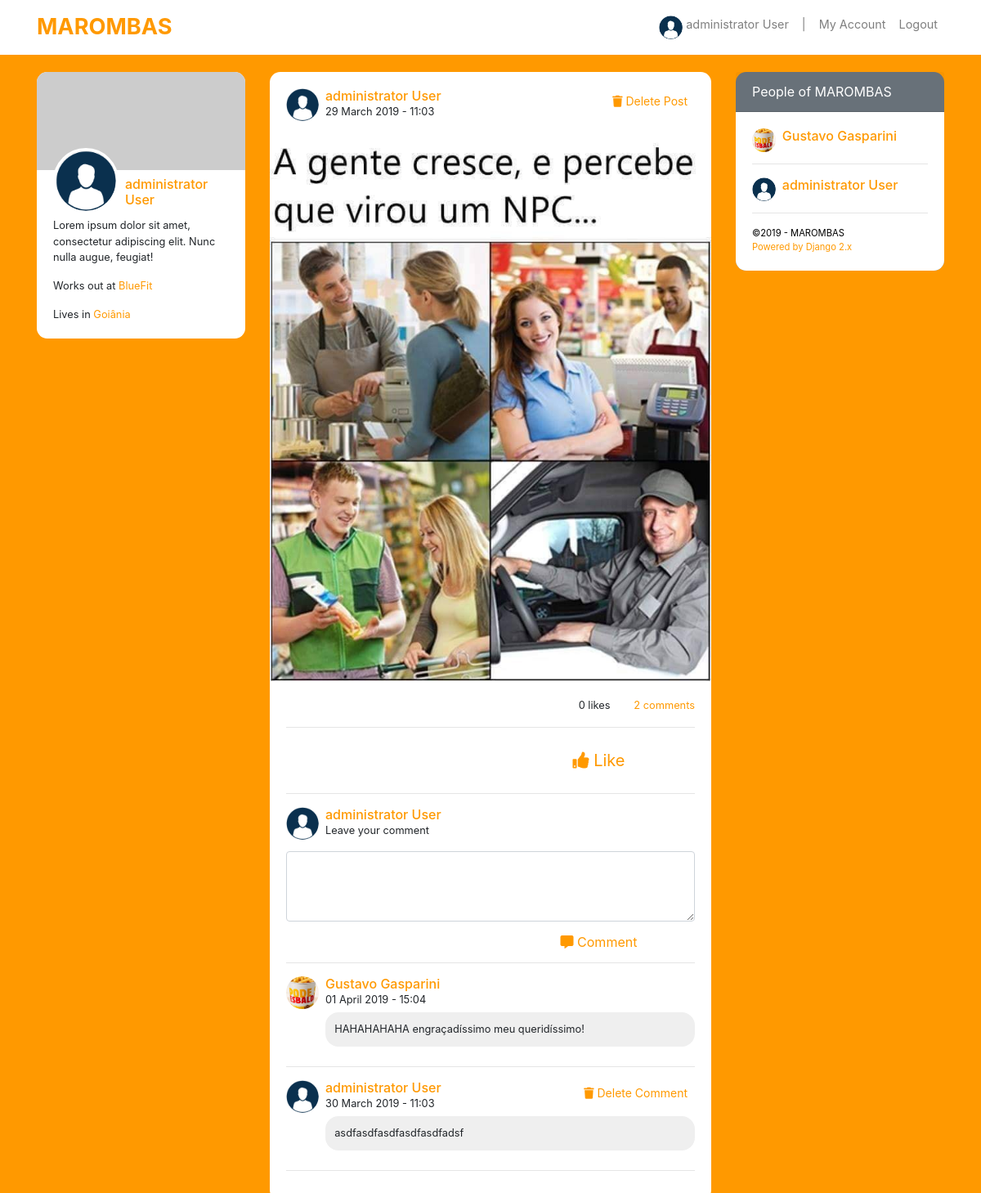
/post/41/ (signed in), run on the app's committed database.
### accounts/models.py (models this page shows)
class User(AbstractBaseUser, PermissionsMixin):
    first_name = models.CharField('First Name', max_length=50)
    last_name = models.CharField('Last Name', max_length=50)
    username = models.CharField('Username', max_length=60, unique=True)
    email = models.EmailField('E-mail', unique=True)
    birth_date = models.DateField('Birth Date', auto_now=False, null=True)
    description = models.TextField('Description', null=True, blank=True)
    description_card = models.TextField('Brief Description', null=True, blank=True)
    Prof_pic = models.ImageField('Profile Picture', upload_to='user_prof_pic', null=True, blank=True)
    album_photos = models.ImageField('Album photos', upload_to='album_photos', null=True, blank=True)
    cover_image = models.ImageField('Cover Image', upload_to='cover_pics', null=True, blank=True)
    date_joined = models.DateTimeField('Date joined', auto_now_add=True)
    works_out = models.CharField('Works out at', max_length=60)
    last_gym = models.CharField('Last Gym', max_length=60, default='last gym')
    city = models.CharField('Lives in', max_length=60)
    hometown = models.CharField('Hometown', max_length=60)
    is_active = models.BooleanField(default=True)
    is_admin = models.BooleanField(default=False)
    is_staff = models.BooleanField(default=False)
    USERNAME_FIELD = 'email'
    REQUIRED_FIELDS = ['username',]
    object = UserManager()
    class Meta:
        verbose_name = 'User'
        verbose_name_plural = 'Users'
    def __str__(self):
        return f"{self.first_name} {self.last_name}" or self.username

### posts/models.py (models this page shows)
class Post(models.Model):
    author  = models.ForeignKey(User, on_delete=models.CASCADE)
    created = models.DateTimeField('Created', auto_now_add=True)
    updated = models.DateTimeField('Updated', auto_now=True)
    text    = models.TextField('Text', blank=True)
    image   = models.ImageField('Image', upload_to='img_post', null=True, blank=True)
    likes   = models.ManyToManyField(User, related_name='likes', blank=True)
    def total_likes(self):
        return self.likes.count()

class Comment(models.Model):
    author  = models.ForeignKey(User, on_delete=models.CASCADE)
    post    = models.ForeignKey(Post, on_delete=models.CASCADE)
    text    = models.TextField('Comment', blank=True)
    created = models.DateTimeField('Created', auto_now_add=True)
    class Meta:
        verbose_name = 'Comment'
        verbose_name_plural = 'Comments'

### posts/views.py (the view)
# urls.py: path('<int:pk>/', views.PostPage, name='post_page'),
@login_required
def PostPage(request, pk):
    post = get_object_or_404(Post, pk=pk)
    comment = Comment.objects.filter(post=post).order_by('-created')
    if request.method == 'POST':
        form_post = CommentForm(request.POST or None)
        if form_post.is_valid():
            content = request.POST.get('text')
            form = Comment.objects.create(post=post, author=request.user, text=content)
            form.save()
            return redirect('posts:post_page', pk)
    else:
        form_post = CommentForm()
    context = {
        'post': post,
        'comment': comment,
        'form_post': form_post,
        'total_likes': post.total_likes(),
    }
    return render(request, 'post.html', context)

### posts/forms.py
class CommentForm(forms.ModelForm):
    text = forms.CharField(required=False, widget=forms.Textarea(
        attrs = {
            'class': 'form-control form-edit mb-3',
            'cols': 30,
            'rows': 3,
        }
    ))
    class Meta:
        model = Comment
        fields = ['text']

### accounts/context_processors.py (called while the page is built)
def user_list(request):
    latest_users = User.object.order_by('-date_joined')[:6]
    return {'user_list': latest_users}

### posts/templates/post.html (shortened to what this page needs)
{% extends "base.html" %}
{% load static %}
{% block content %}
    <div class="card">
        <div class="card-body">
            <a href="{% url 'accounts:profile' post.author.pk %}">
                {% if post.author.Prof_pic %}
                    <img src="{{ post.author.Prof_pic.url }}" class="prof_pic_ind float-left mr-2">
                {% else %}
                    <img src="{% static 'img/download.png' %}" class="prof_pic_ind float-left mr-2">
                {% endif %}
            </a>
            {% if user.pk == post.author.pk %}
                <a href="{% url 'posts:delete_post' post.pk %}" class="btn btn-sm btn-color float-right"><i class="fas fa-trash"></i> Delete Post</a>
            {% endif %}
            <a href="{% url 'accounts:profile' post.author.pk %}" class="link-color"><h6 class="card-title mar-card-title">{{ post.author }}</h6></a>
            <p class="card-text">{{ post.created|date:"d F Y - H:m" }}</p>
        </div>
        {% if post.image %}
            <a href="{% url 'posts:post_page' post.pk %}"><img src="{{ post.image.url }}" class="card-img-top" alt=""></a>
        {% endif %}
        <div class="card-body">
            <p class="card-text text-right">
                {{ total_likes }} like{{ total_likes|pluralize }} &nbsp;&nbsp;&nbsp;&nbsp;&nbsp;&nbsp;
                <a href="{% url 'posts:post_page' post.pk %}" class="link-color">
                    {{ comment.count }} comment{{ comment|pluralize }}
                </a>
            </p>
            <hr>
            <div class="row">
                <div class="col-md-6 d-flex justify-content-center"></div>
                <div class="col-md-6 d-flex justify-content-center">
                    <form action="{% url 'posts:like_post' %}" method="POST">
                        <button type="submit" onclick="reloadLike()" id="refreshed" class="btn btn-lg btn-color" value="{{ post.pk }}" name="post_id"><i class="fas fa-thumbs-up"></i> Like</button>
                    </form>
                </div>
            </div>
            <hr>
            <a href="{% url 'accounts:profile' user.pk %}">
                {% if user.Prof_pic %}
                    <img src="{{ user.Prof_pic.url }}" class="prof_pic_ind float-left mr-2">
                {% else %}
                    <img src="{% static 'img/download.png' %}" class="prof_pic_ind float-left mr-2">
                {% endif %}
            </a>
            <a href="{% url 'accounts:profile' user.pk %}" class="link-color">
                <h6 class="card-title mar-card-title">{{ user }}</h6>
            </a>
            <p class="card-text">Leave your comment</p>
            <form method="POST">
                <div class="form-group">
                    {{ form_post.text }}
                </div>
                <div class="row">
                    <div class="col-md-6 d-flex justify-content-center"></div>
                    <div class="col-md-6 d-flex justify-content-center">
                        <button type="submit" class="btn btn-color" style="margin: -10px 0px -10px 0px;"><i class="fas fa-comment-alt"></i> Comment</button>
                    </div>
                </div>
            </form>
            <hr>
            {% for comments in comment  %}
                {% if comments.author.Prof_pic %}
                    <img src="{{ comments.author.Prof_pic.url }}" class="prof_pic_ind float-left mr-2">
                {% else %}
                    <img src="{% static 'img/download.png' %}" class="prof_pic_ind float-left mr-2">
                {% endif %}
                {% if user.pk == comments.author.pk %}
                    <a href="{% url 'posts:delete_comment' comments.pk %}" class="btn btn-sm btn-color float-right"><i class="fas fa-trash"></i> Delete Comment</a>
                {% endif %}
                <a href="{% url 'accounts:profile' comments.author.pk %}" class="link-color"><h6 class="card-title mar-card-title">{{ comments.author }}</h6></a>
                <p class="card-text">{{ comments.created|date:"d F Y - H:m" }}</p>
                <p class="card-text ml-5 mb-4 comment-p">{{ comments.text }}</p>
                <hr>
            {% endfor %}
        </div>
    </div>
    <br>
{% endblock %}

### core/templates/base.html (shortened to what this page needs)
<!DOCTYPE html>
{% load static %}
<html lang="en">
    <head>
        <link rel="stylesheet" href="https://stackpath.bootstrapcdn.com/bootstrap/4.3.1/css/bootstrap.min.css">
        <link rel="stylesheet" href="https://use.fontawesome.com/releases/v5.7.2/css/all.css">
        <link rel="stylesheet" href="{% static 'css/base_style.css' %}">
    </head>
    <body>
        <nav class="navbar fixed-top navbar-expand-lg navbar-light bg-light">
            <div class="container">
                <a class="navbar-brand" href="{% url 'index' %}">MAROMBAS</a>
                <div class="collapse navbar-collapse" id="navbarNav">
                    <ul class="navbar-nav ml-auto">
                        <li class="nav-item normal-li">
                            <a href="{% url 'accounts:profile' user.pk %}" class="nav-link">
                                {% if user.Prof_pic %}
                                    <img src="{{ user.Prof_pic.url }}" class="prof_pic d-inline-block align-top mr-1">{{ user }}
                                {% else %}
                                    <img src="{% static 'img/download.png' %}" class="prof_pic d-inline-block align-top mr-1">{{ user }}
                                {% endif %}
                            </a>
                        </li>
                        <li class="nav-item normal-li">
                            <span class="nav-link">|</span>
                        </li>
                        <li class="nav-item normal-li">
                            <a href="{% url 'accounts:my_account' user.pk %}" class="nav-link">My Account</a>
                        </li>
                        <li class="nav-item normal-li">
                            <a href="{% url 'logout' %}" class="nav-link">Logout</a>
                        </li>
                    </ul>
                </div>
            </div>
        </nav>
        <div class="container">
            <div class="row">
                <div class="col-md-3">
                    <div class="card card-edit">
                        <div class="wrapper-base">
                            {% if user.cover_image %}
                                <img src="{{ user.cover_image.url }}" class="card-img-top card-round-top" style="height: 120px; object-fit: cover" alt="Cover Image">
                            {% else %}
                                <img src="https://dummyimage.com/600x400/707070/ffffff&text=image+cover" class="card-img-top card-round-top" style="height: 120px; object-fit: cover" alt="Cover Image">
                            {% endif %}
                        </div>
                        <div class="card-body card-body-edit">
                            <a href="{% url 'accounts:profile' user.pk %}">
                                {% if user.Prof_pic %}
                                    <img src="{{ user.Prof_pic.url }}" class="prof_pic_card float-left mr-2">
                                {% else %}
                                    <img src="{% static 'img/download.png' %}" class="prof_pic_card float-left mr-2">
                                {% endif %}
                            </a>
                            <a href="{% url 'accounts:profile' user.pk %}" class="link-color"><h6 class="card-title">{{ user }}</h6></a>
                            {% if user.description_card %}
                                <p class="card-text">{{ user.description_card }}</p>
                            {% else %}
                                <hr class="mt-5"><a href="#" class="btn btn-sm btn-color"><i class="fas fa-user"></i> Edit My Description</a>
                            {% endif %}
                            {% if user.city %}
                                <p class="card-text">Works out at <a href="https://bluefit.com.br/" target="_blank" class="link-color">{{ user.works_out }}</a></p>
                                <p class="card-text">Lives in <a href="http://www.capital.sp.gov.br/" target="_blank" class="link-color">{{ user.city }}</a></p>
                            {% else %}
                                <hr class="mt-4"><a href="#" class="btn btn-sm btn-color"><i class="fas fa-user"></i> Edit Your City</a>
                            {% endif %}
                        </div>
                    </div>
                </div>
                <div class="col-md-6">
                    <div class="row">
                        <div class="col-md-12">
                            {% block content %}
                            {% endblock %}
                        </div>
                    </div>
                </div>
                <div class="col-md-3">
                    <div class="card card-edit text-white bg-secondary mb-3" style="max-width: 18rem;">
                        <div class="card-header">People of MAROMBAS</div>
                        <div class="card-body profiles-card">
                            {% for users in user_list %}
                                <a href="{% url 'accounts:profile' users.pk %}">
                                    {% if users.Prof_pic %}
                                        <img src="{{ users.Prof_pic.url }}" class="prof_pic float-left mr-2">
                                    {% else %}
                                        <img src="{% static 'img/download.png' %}" class="prof_pic float-left mr-2">
                                    {% endif %}
                                </a>
                                <a href="{% url 'accounts:profile' users.pk %}" class="link-color"><h6 class="card-title mar-card-title mb-4">{{ users.first_name }} {{ users.last_name }}</h6></a>
                                <hr>
                            {% endfor %}
                            <div class="footer-copyright">©2019 - MAROMBAS <br>
                                <a href="https://www.djangoproject.com/" target="_blank" class="link-color"> Powered by Django 2.x</a>
                            </div>
                        </div>
                    </div>
                </div>
            </div>
        </div>
    </body>
</html>

### core/static/css/base_style.css (style rules this page uses)
body { background-color: #FF9900; }
.bg-light { background-color: #fff !important; }
.navbar-nav { font-size: 0.9rem; }
.navbar-light .navbar-brand { color: #FF9900; font-weight: bold; font-size: 1.7em; }
.btn-color { color: #FF9900; }
.prof_pic { border-radius: 50%; width: 1.8rem; height: 1.8rem; object-fit: cover; }
.prof_pic_ind { border-radius: 50%; width: 2.5rem; height: 2.5rem; object-fit: cover; }
.prof_pic_card { border-radius: 50%; width: 5rem; height: 5rem; object-fit: cover; margin: -35px 0px 0px 0px; border: 3px solid white; }
.card-edit { width: 255px; position: fixed; }
.card { border: none; border-radius: 0.8rem; }
.card-round-top { border-top-left-radius: 0.8rem; border-top-right-radius: 0.8rem; }
.card-text { font-size: 0.8rem; }
.link-color { color: #FF9900; }
.mar-card-title { margin-bottom: 0px; }
.profiles-card { background-color: white; color: black; border-bottom-left-radius: 0.8rem; border-bottom-right-radius: 0.8rem; }
.footer-copyright { font-size: 0.7rem; }
.comment-p { background-color: #efefef; border-radius: 1rem; padding: 0.7rem; margin-top: -10px; margin-bottom: 5px; }
.wrapper-base { height: 120px; width: 100%; }
.card-body-edit { padding: 0.5rem 1.25rem 1.25rem 1.25rem }
li, .help-block { color: #6c757d; font-size: 0.75rem; }
.normal-li { font-size: 0.9rem; }

### data on the page
User: first_name+last_name "administrator User", description_card "Lorem ipsum dolor sit amet, consectetur adipiscing elit. Nunc nulla augue, feugiat!", works_out "BlueFit", city "Goiânia", first_name "administrator", last_name "User"
Post: author "administrator User", created "29 March 2019 - 11:03", image (picture)
Comment: author.Prof_pic (picture), author "Gustavo Gasparini", created "01 April 2019 - 15:04", text "HAHAHAHAHA engraçadíssimo meu queridíssimo!"
Comment: shows "Delete Comment", author "administrator User", created "30 March 2019 - 11:03", text "asdfasdfasdfasdfasdfadsf"
User: Prof_pic (picture), first_name "Gustavo", last_name "Gasparini"

### other printed values
{{ total_likes }} "0"
{{ comment.count }} "2"
